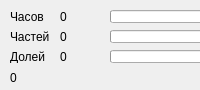
<?xml version="1.0" encoding="UTF-8"?>
<ui version="4.0">
 <class>Form</class>
 <widget class="QWidget" name="Form">
  <property name="geometry">
   <rect>
    <x>0</x>
    <y>0</y>
    <width>200</width>
    <height>90</height>
   </rect>
  </property>
  <property name="minimumSize">
   <size>
    <width>200</width>
    <height>90</height>
   </size>
  </property>
  <property name="maximumSize">
   <size>
    <width>200</width>
    <height>90</height>
   </size>
  </property>
  <property name="baseSize">
   <size>
    <width>200</width>
    <height>90</height>
   </size>
  </property>
  <property name="windowTitle">
   <string>Time</string>
  </property>
  <widget class="QProgressBar" name="progressBar_h">
   <property name="geometry">
    <rect>
     <x>110</x>
     <y>10</y>
     <width>118</width>
     <height>13</height>
    </rect>
   </property>
   <property name="maximum">
    <number>15</number>
   </property>
   <property name="value">
    <number>0</number>
   </property>
   <property name="format">
    <string notr="true"/>
   </property>
  </widget>
  <widget class="QLabel" name="label">
   <property name="geometry">
    <rect>
     <x>10</x>
     <y>10</y>
     <width>46</width>
     <height>13</height>
    </rect>
   </property>
   <property name="text">
    <string>Часов</string>
   </property>
  </widget>
  <widget class="QLabel" name="label_2">
   <property name="geometry">
    <rect>
     <x>10</x>
     <y>30</y>
     <width>46</width>
     <height>13</height>
    </rect>
   </property>
   <property name="text">
    <string>Частей</string>
   </property>
  </widget>
  <widget class="QLabel" name="label_3">
   <property name="geometry">
    <rect>
     <x>10</x>
     <y>50</y>
     <width>46</width>
     <height>13</height>
    </rect>
   </property>
   <property name="text">
    <string>Долей</string>
   </property>
  </widget>
  <widget class="QLabel" name="label_h">
   <property name="geometry">
    <rect>
     <x>60</x>
     <y>10</y>
     <width>46</width>
     <height>13</height>
    </rect>
   </property>
   <property name="font">
    <font>
     <kerning>true</kerning>
    </font>
   </property>
   <property name="text">
    <string>0</string>
   </property>
   <property name="textInteractionFlags">
    <set>Qt::NoTextInteraction</set>
   </property>
  </widget>
  <widget class="QLabel" name="label_c">
   <property name="geometry">
    <rect>
     <x>60</x>
     <y>30</y>
     <width>46</width>
     <height>13</height>
    </rect>
   </property>
   <property name="text">
    <string>0</string>
   </property>
  </widget>
  <widget class="QLabel" name="label_d">
   <property name="geometry">
    <rect>
     <x>60</x>
     <y>50</y>
     <width>46</width>
     <height>13</height>
    </rect>
   </property>
   <property name="text">
    <string>0</string>
   </property>
  </widget>
  <widget class="QProgressBar" name="progressBar_c">
   <property name="geometry">
    <rect>
     <x>110</x>
     <y>30</y>
     <width>118</width>
     <height>13</height>
    </rect>
   </property>
   <property name="maximum">
    <number>143</number>
   </property>
   <property name="value">
    <number>0</number>
   </property>
   <property name="format">
    <string notr="true"/>
   </property>
  </widget>
  <widget class="QProgressBar" name="progressBar_d">
   <property name="geometry">
    <rect>
     <x>110</x>
     <y>50</y>
     <width>118</width>
     <height>13</height>
    </rect>
   </property>
   <property name="maximum">
    <number>1296</number>
   </property>
   <property name="value">
    <number>0</number>
   </property>
   <property name="format">
    <string notr="true"/>
   </property>
  </widget>
  <widget class="QLabel" name="label_cur_time">
   <property name="geometry">
    <rect>
     <x>10</x>
     <y>70</y>
     <width>201</width>
     <height>16</height>
    </rect>
   </property>
   <property name="text">
    <string>0</string>
   </property>
  </widget>
 </widget>
 <resources/>
 <connections/>
</ui>
